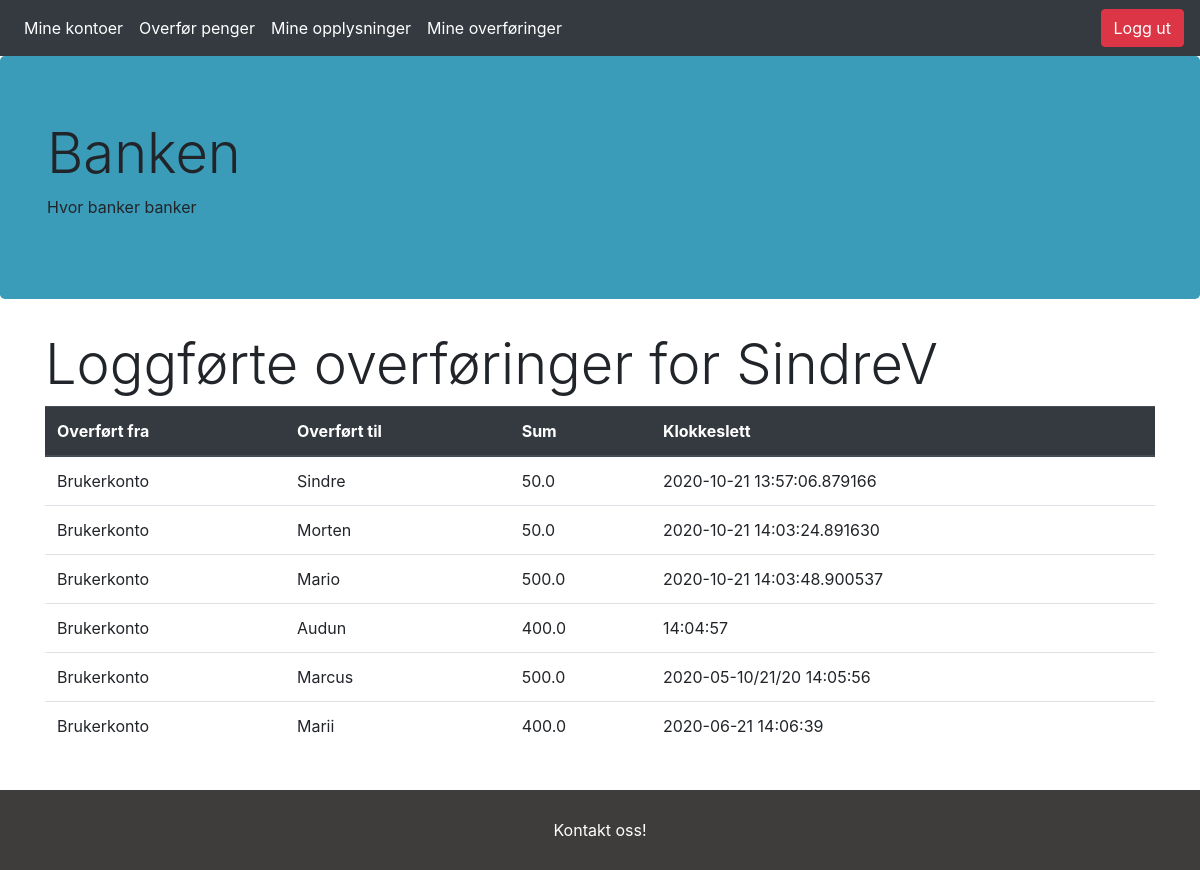
The app's page /logs (signed in) with its own data.
### app/models.py (models this page shows, shortened)
class User(db.Model, UserMixin):
    id = db.Column(db.Integer, primary_key=True, nullable=False)
    username = db.Column(db.String(20), unique=True, nullable=False)
    useremail = db.Column(db.String(120), unique=True, nullable=False)
    useraddr = db.Column(db.String(200), nullable=False)
    userpwd = db.Column(db.String(60), nullable=False)
    usertlf = db.Column(db.Integer(), unique=True,  nullable=False)
    accounts = db.relationship('Account',  backref='holder', lazy=True)
    logs = db.relationship('Log', backref='logger', lazy=True)
    confirmed = db.Column(db.Boolean, nullable=False, default=False)
    confirmed_on = db.Column(db.DateTime, nullable=True)
    otp_secret = db.Column(db.String(16))
    confirmed = db.Column(db.Boolean, nullable=False, default=False)
    confirmed_on = db.Column(db.DateTime, nullable=True)

class Log(db.Model):
    id = db.Column(db.Integer, primary_key=True)
    loguser = db.Column(db.Integer, db.ForeignKey('user.id'), nullable=False)
    logfrom = db.Column(db.String(20), nullable=False)
    logto = db.Column(db.String(20), nullable=False)
    logsum = db.Column(db.Float , nullable=False)
    logtime = db.Column(db.String(20), nullable=False)

### app/routes.py (the view)
@app.route("/logs")
@login_required
def logs():
    return render_template('logs.html')

### app/models.py (called while the page is built)
@login_manager.user_loader
def load_user(user_id):
    return User.query.get(int(user_id))

### app/routes.py (called while the page is built)
@app.before_request
def before_request():
    session.permanent = True
    app.permanent_session_lifetime = dt.timedelta(minutes=10)
    session.modified = True

### app/templates/logs.html
{%extends 'base.html'%} {% block body %}
<div class="container mx-auto">
    <h1 class="display-4"> Loggførte overføringer for {{ current_user.username }} </h1>
    <table class="table">
        <thead class="thead-dark">
            <th>Overført fra</th>
            <th>Overført til</th>
            <th>Sum</th>
            <th>Klokkeslett</th>
        </thead>
        {%for log in current_user.logs if current_user.logs%}
        <tr>
            <td>{{ log.logfrom}}</td>
            <td>{{ log.logto}}</td>
            <td>{{ log.logsum}}</td>
            <td>{{ log.logtime}}</td>
        </tr>
        {% endfor %}
    </table>
</div>
{% endblock %}

### app/templates/base.html (shortened to what this page needs)
<!DOCTYPE html>
<html lang="en" dir="ltr">
<head>
    <link rel="stylesheet" href="https://stackpath.bootstrapcdn.com/bootstrap/4.5.2/css/bootstrap.min.css">
    <link rel="stylesheet" href="{{url_for('static' , filename = 'css/style.css')}}">
</head>
<body>
    <header>
        <nav class="navbar navbar-expand-md navbar-dark navbar-top bg-dark">
            <div class="collapse navbar-collapse">
                <ul class="navbar-nav mr-auto">
                    {% if current_user.is_authenticated %}
                    <li class="nav-item active">
                        <a class="nav-link" href="{{url_for('myaccs')}}"> Mine kontoer </a>
                    </li>
                    <li class="nav-item active">
                        <a class="nav-link" href="{{url_for('transaction')}}"> Overfør penger </a>
                    </li>
                    <li class="nav-item active">
                        <a class="nav-link" href="{{url_for('account')}}"> Mine opplysninger </a>
                    </li>
                    <li class="nav-item active">
                        <a class="nav-link" href="{{url_for('logs')}}"> Mine overføringer </a>
                    </li>
                    {% endif %}
                </ul>
            </div>
            <div class="form-inline mt-2 mt-md-0">
                {% if current_user.is_authenticated %}
                <a href="{{url_for('logout')}}" class="btn btn-danger">Logg ut</a> {% else %}
                <a href="{{url_for('login')}}" class="btn btn-success">Logg inn</a> {% endif %}
            </div>
        </nav>
    </header>
    <div class="jumbotron">
        <div class="container">
            <h1 class="display-4">Banken</h1>
            <p>Hvor banker banker</p>
        </div>
    </div>
     {% block body %} {% endblock %}
    <br>
    <div class="footer">
        <a class="nav-link" href="{{url_for('kontakt')}}" style=color:inherit;> Kontakt oss! </a>
    </div>
</body>
</html>

### app/static/css/style.css (style rules this page uses)
ul { list-style-type: none; margin: 0; padding: 0; overflow: hidden; position: -webkit-sticky; position: sticky; top: 0; }
.footer { position: fixed; left: 0; bottom: 0; width: 100%; background-color: red; color: white; text-align: center; }

### app/templates/base.html (style rules this page uses)
.footer { position: relative; left: 0; bottom: 0; width: 100%; background-color: rgb(63, 60, 60); color: white; text-align: center; height: 80px; clear: both; padding-top: 20px; }
.jumbotron { background: rgb(59, 156, 185); }

### records on screen
User: username "SindreV"
Log: logfrom "Brukerkonto", logto "Sindre", logsum "50.0", logtime "2020-10-21 13:57:06.879166"
Log: logfrom "Brukerkonto", logto "Morten", logsum "50.0", logtime "2020-10-21 14:03:24.891630"
Log: logfrom "Brukerkonto", logto "Mario", logsum "500.0", logtime "2020-10-21 14:03:48.900537"
Log: logfrom "Brukerkonto", logto "Audun", logsum "400.0", logtime "14:04:57"
Log: logfrom "Brukerkonto", logto "Marcus", logsum "500.0", logtime "2020-05-10/21/20 14:05:56"
Log: logfrom "Brukerkonto", logto "Marii", logsum "400.0", logtime "2020-06-21 14:06:39"
